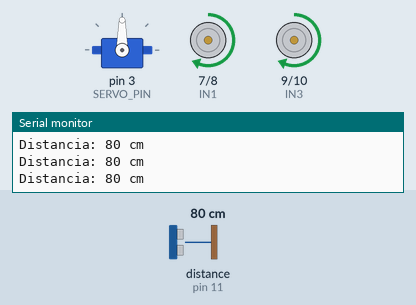
The sketch below on a simulated Arduino Uno, built with avr-gcc and run on an emulated ATmega328P. Shown: servo, motor-driver pin pairs drawn as motors (green arrow = first pin HIGH = forward, orange = second pin HIGH = backward, longer = more drive, scaled by the enable pin), the last lines printed to the serial monitor. Wiring (inferred from the names in the program): ultrasonic range finder: trigger pin 12; echo pin 11. The test bench sets the inputs (shaded band); at power-on: distance to the obstacle (sensor on pin 11) 80 cm. The echo pulse lasts 58.3 µs per cm.

Above: at 1.7 s.
1.8 s: distance to the obstacle (sensor on pin 11) set to 27 cm
3.3 s: distance to the obstacle (sensor on pin 11) set to 23 cm
At 3.93 s:
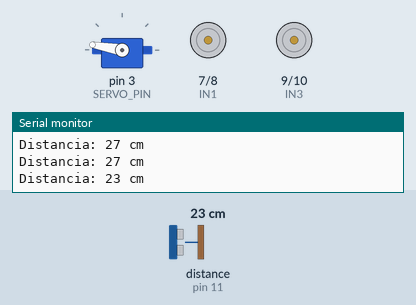
At 4.65 s:
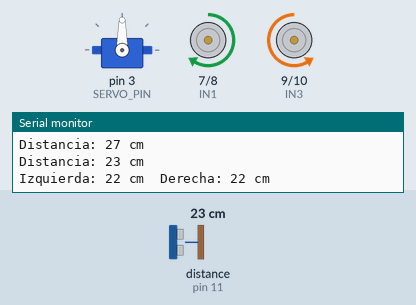
6.3 s: distance to the obstacle (sensor on pin 11) set to 2 cm
At 7.55 s:
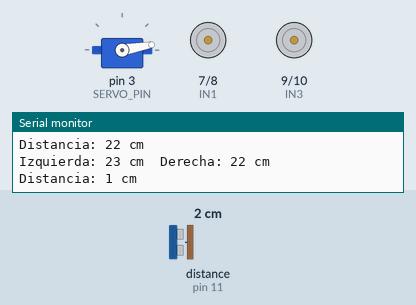
9.3 s: distance to the obstacle (sensor on pin 11) set to 18 cm
Timing chart, 0 to 13.3 s (numbered marks = the images above; inputs shaded):
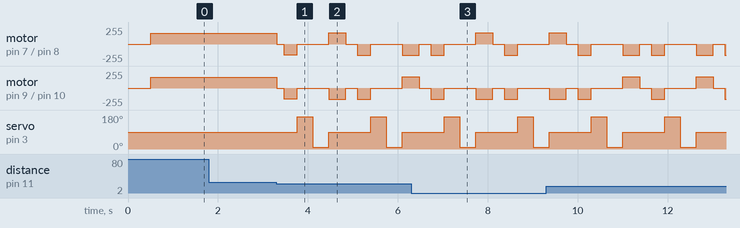

Measured:
- the behaviour switches between 26 and 25 cm on distance to the obstacle (sensor on pin 11) (found by bisection; images 0 and 1)

The sketch:

evita.ino
```cpp
// Robot evita obstáculos: avanza mirando con el ultrasonido.
// Si algo está cerca, retrocede, gira el "cuello" (servo) para mirar a cada
// lado y se va hacia donde haya más espacio.
#include <Servo.h>

const int TRIG = 12;
const int ECHO = 11;
const int SERVO_PIN = 3;

const int ENA = 5, IN1 = 7, IN2 = 8;   // motores del lado izquierdo
const int ENB = 6, IN3 = 9, IN4 = 10;   // motores del lado derecho

// Velocidad de cada lado: de -255 (atrás) a 255 (adelante)
void motores(int izq, int der) {
  izq = constrain(izq, -255, 255);
  der = constrain(der, -255, 255);
  digitalWrite(IN1, izq >= 0 ? HIGH : LOW);
  digitalWrite(IN2, izq >= 0 ? LOW : HIGH);
  analogWrite(ENA, abs(izq));
  digitalWrite(IN3, der >= 0 ? HIGH : LOW);
  digitalWrite(IN4, der >= 0 ? LOW : HIGH);
  analogWrite(ENB, abs(der));
}

const int VELOCIDAD = 160;
const int DISTANCIA_MINIMA = 25;   // cm

Servo cuello;

// Mide la distancia en cm con el HC-SR04 (400 si no hay eco)
long medirCm() {
  digitalWrite(TRIG, LOW);
  delayMicroseconds(2);
  digitalWrite(TRIG, HIGH);      // pulso de 10 µs = "dispara"
  delayMicroseconds(10);
  digitalWrite(TRIG, LOW);
  long us = pulseIn(ECHO, HIGH, 30000);  // cuánto dura el eco (máx. 30 ms)
  if (us == 0) return 400;               // sin eco: nada adelante
  return us / 58;                        // 58 µs por cada cm (ida y vuelta)
}

// Gira el cuello, espera a que llegue y mide
long mirar(int angulo) {
  cuello.write(angulo);
  delay(350);
  return medirCm();
}

void setup() {
  pinMode(TRIG, OUTPUT);
  pinMode(ECHO, INPUT);
  pinMode(ENA, OUTPUT); pinMode(IN1, OUTPUT); pinMode(IN2, OUTPUT);
  pinMode(ENB, OUTPUT); pinMode(IN3, OUTPUT); pinMode(IN4, OUTPUT);
  cuello.attach(SERVO_PIN);
  cuello.write(90);                // 90° = mirando al frente
  Serial.begin(9600);
  delay(500);
}

void loop() {
  long d = medirCm();
  Serial.print("Distancia: ");
  Serial.print(d);
  Serial.println(" cm");

  if (d > DISTANCIA_MINIMA) {
    motores(VELOCIDAD, VELOCIDAD);   // camino libre
    delay(60);
    return;
  }

  motores(0, 0);                     // ¡obstáculo! frenar
  delay(150);
  motores(-140, -140);               // retroceder un poco
  delay(300);
  motores(0, 0);

  long izq = mirar(170);             // mirar a la izquierda
  long der = mirar(10);              // mirar a la derecha
  cuello.write(90);
  Serial.print("Izquierda: "); Serial.print(izq);
  Serial.print(" cm  Derecha: "); Serial.print(der); Serial.println(" cm");

  if (izq > der) motores(-170, 170); // girar hacia el lado más libre
  else motores(170, -170);
  delay(380);
  motores(0, 0);
  delay(100);
}
```
